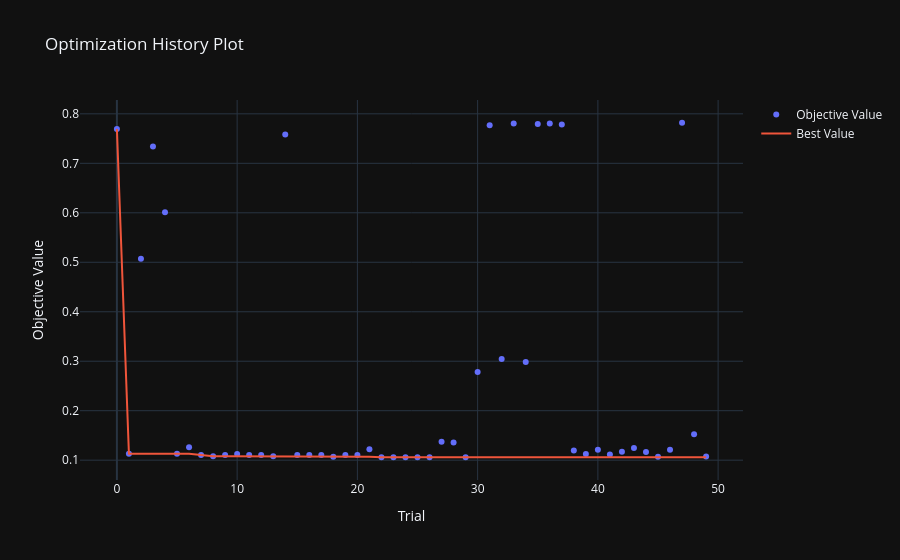

Notebook cell for this chart:
### Code cell
import plotly
import optuna

from optuna.visualization import plot_optimization_history

fig = plot_optimization_history(study)
fig.show()
